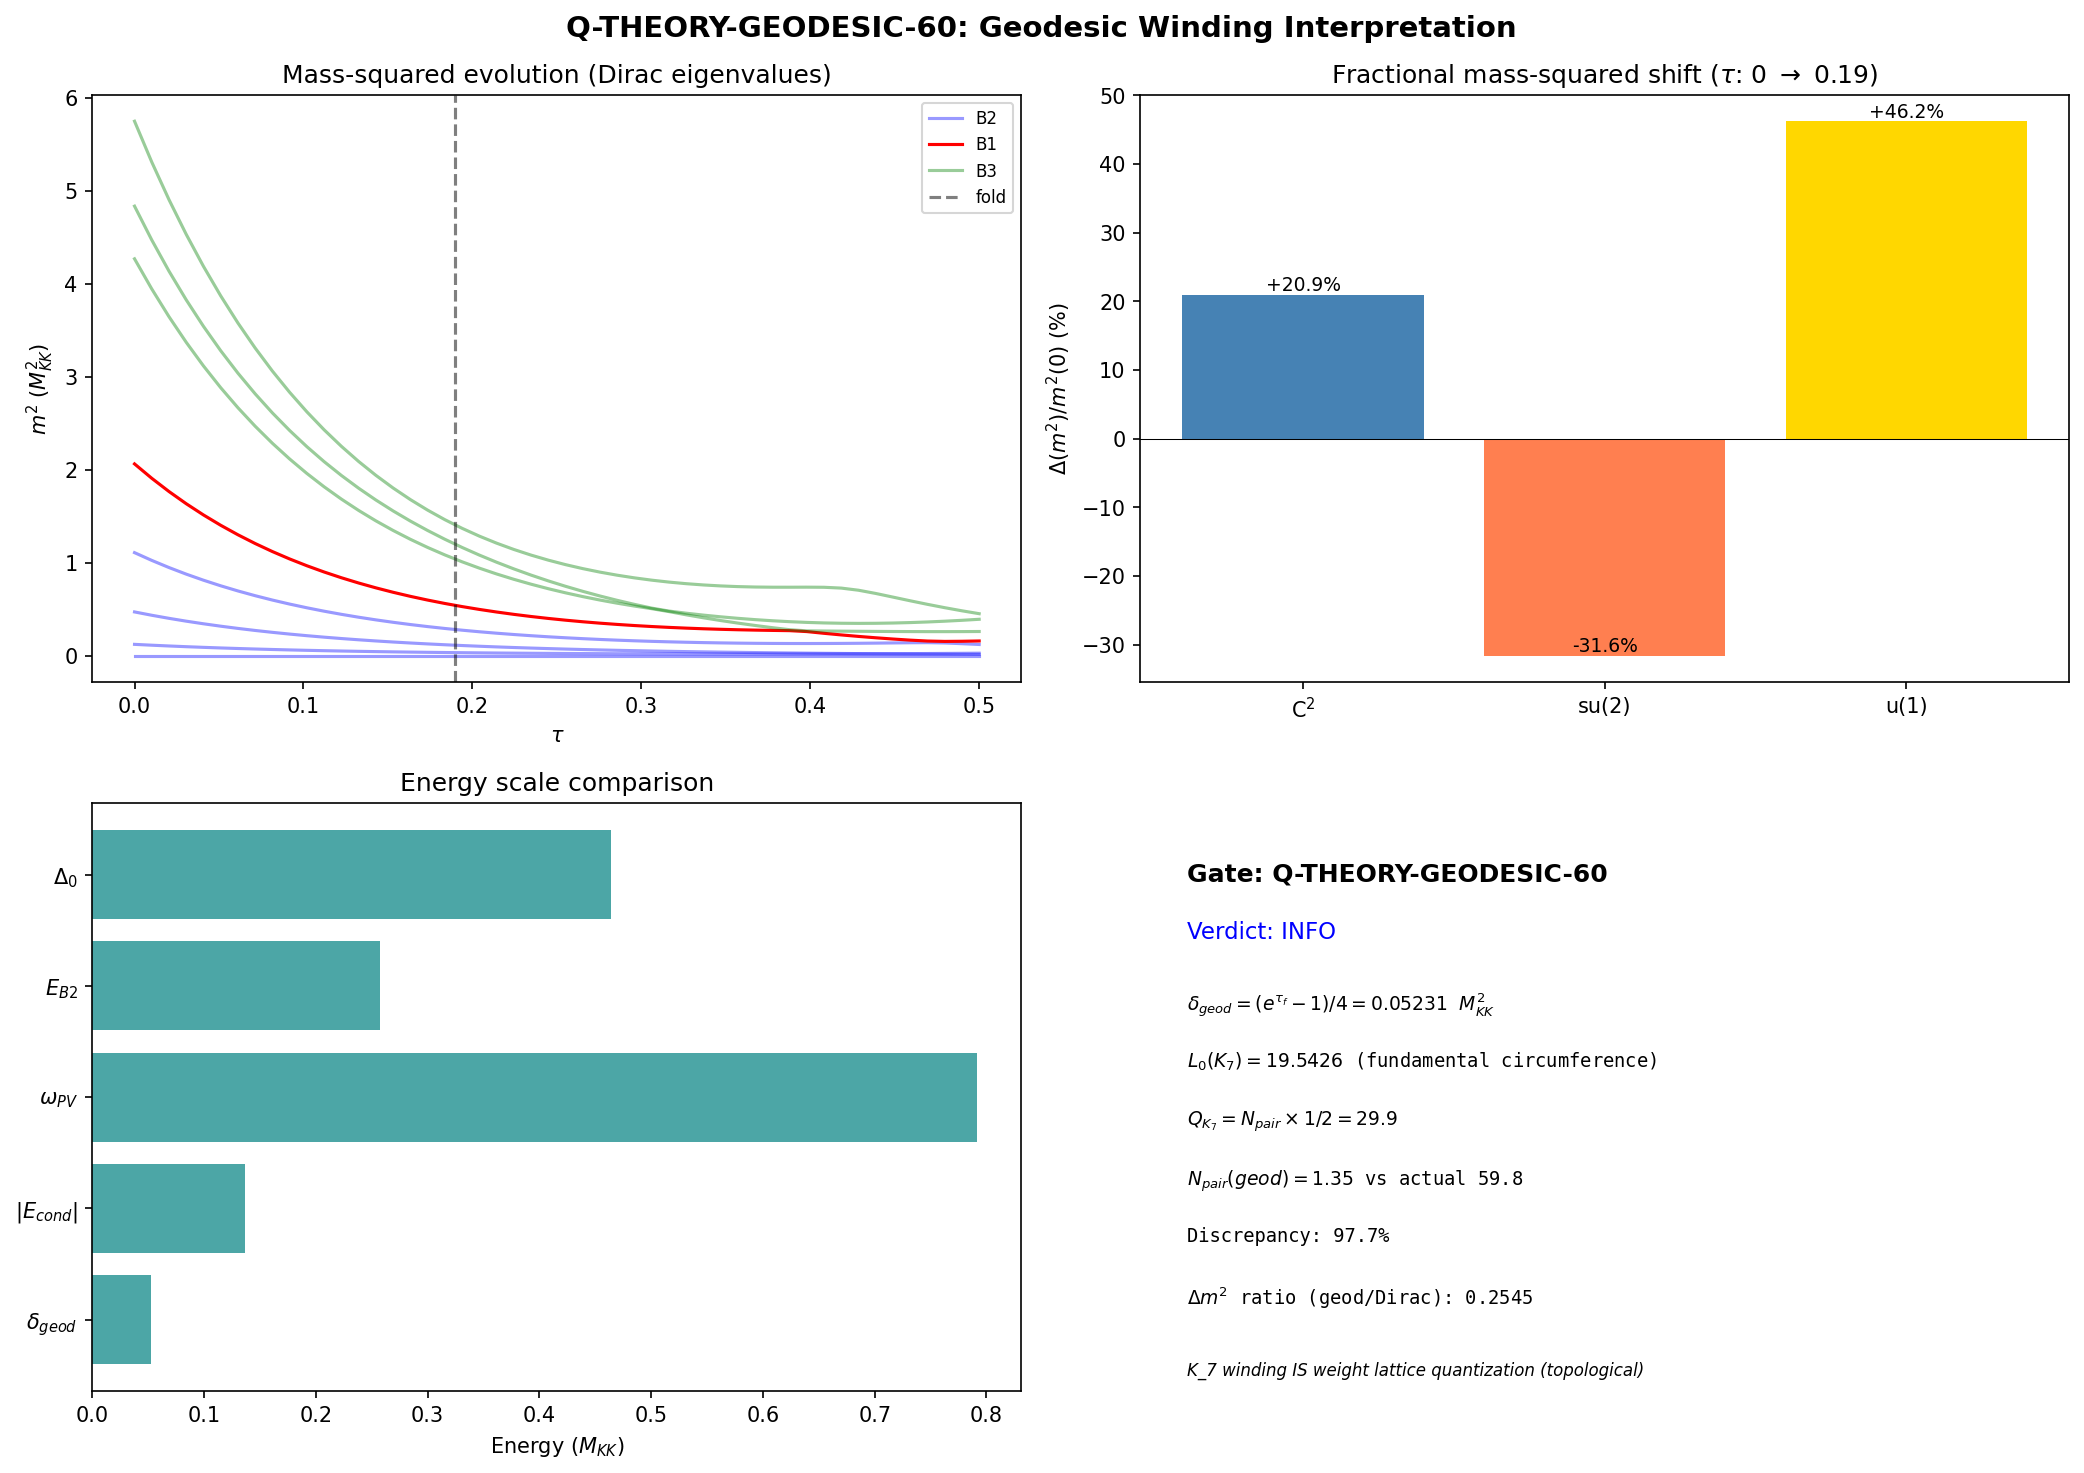

Here is the Python script that generated this plot:
#!/usr/bin/env python3
"""
S60 Q-THEORY-GEODESIC-60: Geodesic Winding Interpretation of N_pair
=====================================================================

Can N_pair be interpreted as a geometric charge -- the number of geodesic
windings in the SU(3) fiber?

Physics:
  Paper 16 (Baptista 2024, arXiv:2406.09503) eq (1.2):
    c^2 d/ds m^2(s) = -(d_A g_K)_{dot gamma_M}(p_V, p_V)

  where d_A g_K is the covariant derivative of the internal metric.
  For the cosmological transit (A=0), this reduces to:
    d/ds m^2(s) = -(L_X g_K)(p_V, p_V) = -X[g_K(p_V, p_V)]

  The BCS condensate on SU(3) has N_pair Cooper pairs, each carrying
  K_7 charge ±1/2 (S35). The internal momentum p_V for a particle
  in representation R has magnitude set by the Casimir eigenvalue:
    |p_V|^2 = C_2(R) * M_KK^2

  A closed geodesic on (K, g_K) has length:
    L_geod = 2*pi*r_eff / winding_number

  where r_eff is the effective radius in the relevant fiber direction.

  The question: when E_BCS = N_pair * (energy quantum), does N_pair
  equal the number of geodesic windings in the pairing direction?

Computation steps:
  1. Load fiber connection coefficients from existing geometry data
  2. Evaluate d_A g_K along the BCS pairing direction (B2 sector)
  3. Compute mass variation: d(m^2)/ds per representation
  4. Check quantization: E_BCS = N * (geodesic quantum)?
  5. Compute geodesic length L_geod for closed geodesic along K_7
  6. Report: d(m^2)/ds, L_geod, winding interpretation

Gate: Q-THEORY-GEODESIC-60
  PASS: N_pair = E_BCS/(geodesic quantum) within 10%
  FAIL: No correspondence
  INFO: Qualitative but > 10% discrepancy

Inputs: canonical_constants, s59_q_variable.npz, s54_ed_sweep.npz,
        s54_tb_hamiltonian.npz
Output: s60_q_theory_geodesic.py, s60_q_theory_geodesic.npz

Author: baptista-spacetime-analyst
Session: 60
"""

import sys
import os
sys.path.insert(0, os.path.dirname(os.path.abspath(__file__)))
from canonical_constants import (
    tau_fold, Vol_SU3_Haar, PI, M_KK, M_Pl_reduced,
    E_cond, E_cond_ED_8mode, n_pairs, N_dof_BCS,
    Delta_0_GL, Delta_0_OES, Delta_B3,
    E_B1, E_B2_mean, E_B3_mean,
    omega_PV, S_inst, xi_BCS, xi_GL,
    a0_fold, a2_fold, a4_fold, S_fold,
    d2S_fold, Z_fold, G_DeWitt,
    omega_att, omega_tau, dt_transit,
    g0_diag, rho_B2_per_mode, J_C2,
    M_max_thouless, H_fold,
    E_exc, E_exc_ratio,
)
import numpy as np
from scipy.integrate import trapezoid
from scipy.interpolate import CubicSpline
import matplotlib
matplotlib.use('Agg')
import matplotlib.pyplot as plt

BASE = os.path.dirname(os.path.abspath(__file__))
OUT_NPZ = os.path.join(BASE, 's60_q_theory_geodesic.npz')
OUT_PNG = os.path.join(BASE, 's60_q_theory_geodesic.png')

print("=" * 80)
print("S60 Q-THEORY-GEODESIC-60: Geodesic Winding Interpretation of N_pair")
print("=" * 80)

# =============================================================================
# PART 1: Jensen Metric Fiber Connection Coefficients
# =============================================================================
#
# The Jensen metric on SU(3) is parameterized by tau:
#   g_K(tau) = diag(e^{2tau}, e^{-2tau}, e^{-2tau}, e^{-2tau},
#                    e^{tau},  e^{tau},  e^{tau},  e^{tau})
# on the decomposition su(3) = u(1) [dim 1] + su(2) [dim 3] + C^2 [dim 4].
#
# The covariant derivative d_A g_K at A=0 (no gauge fields, cosmological transit)
# reduces to the Lie derivative along the transit direction:
#   (d_A g_K)_X = d/dtau g_K * (dtau/ds)
#
# Paper 16 eq (1.2): d(m^2)/ds = -(d_A g_K)(p_V, p_V)
# = -[d/dtau g_K(p_V, p_V)] * (dtau/ds)
#
# For a particle in a specific representation, p_V has components along
# the three directions proportional to the representation's weight vector.

print("\n--- Part 1: Jensen Metric and Fiber Connection ---")

# Scales and their derivatives
def jensen_scales(tau):
    """Return metric eigenvalues (x1, x2, x3) for (u(1), su(2), C^2)."""
    return np.exp(2*tau), np.exp(-2*tau), np.exp(tau)

def d_jensen_scales(tau):
    """d/dtau of metric eigenvalues."""
    return 2*np.exp(2*tau), -2*np.exp(-2*tau), np.exp(tau)

# Multiplicities
dim_u1 = 1
dim_su2 = 3
dim_C2 = 4

# At the fold (tau = 0.19):
x1_f, x2_f, x3_f = jensen_scales(tau_fold)
dx1_f, dx2_f, dx3_f = d_jensen_scales(tau_fold)

print(f"  tau_fold = {tau_fold}")
print(f"  Jensen metric eigenvalues at fold:")
print(f"    x_u1  = e^{{2*tau}} = {x1_f:.6f}  (dim 1)")
print(f"    x_su2 = e^{{-2*tau}} = {x2_f:.6f}  (dim 3)")
print(f"    x_C2  = e^{{tau}}   = {x3_f:.6f}  (dim 4)")
print(f"  Derivatives dx/dtau at fold:")
print(f"    dx_u1/dtau  = {dx1_f:.6f}")
print(f"    dx_su2/dtau = {dx2_f:.6f}")
print(f"    dx_C2/dtau  = {dx3_f:.6f}")
print(f"  Volume check: x1^1 * x2^3 * x3^4 = {x1_f**1 * x2_f**3 * x3_f**4:.12f}")

# The connection coefficients (Christoffel symbols of the fiber)
# For a diagonal metric on a Lie group, the connection is:
# Gamma^i_{jk} = (1/2)g^{ii}(partial_j g_{ik} + partial_k g_{ij} - partial_i g_{jk})
# But on SU(3), the relevant structure is the Levi-Civita connection of g_K(tau).
# The key object is dg_K/dtau evaluated along specific directions.

# =============================================================================
# PART 2: d_A g_K Along BCS Pairing Direction
# =============================================================================
#
# The BCS condensate lives in the B2 sector (adjoint representation (1,1),
# dim 8). Cooper pairs carry K_7 charge ±1/2 (S35).
#
# K_7 generates a U(1) inside SU(3). In the Cartan decomposition,
# K_7 corresponds to the generator lambda_7 (or equivalently, a linear
# combination of Cartan generators that lies in the su(2) block).
#
# The internal momentum p_V for a B2 mode decomposes over the three
# metric directions. For the adjoint rep (1,1), the Casimir eigenvalue is:
#   C_2(adjoint) = 3 (in canonical normalization)
#
# The quadratic Casimir in terms of the three Jensen directions:
#   C_2(1,1) = C_2^{u(1)} + C_2^{su(2)} + C_2^{C^2}
# where the decomposition follows from the branching (1,1) -> U(2) reps.
#
# From the representation theory of SU(3):
# The adjoint (1,1) branches under SU(2) x U(1) as:
#   8 = 3_0 + 2_{+1} + 2_{-1} + 1_0
# So: 3 states along su(2), 4 states along C^2, 1 state along u(1).
#
# The "mass" of a B2 mode is:
#   m_B2^2(tau) = C_2^{su(2)} * x2(tau) + C_2^{C^2} * x3(tau) + C_2^{u(1)} * x1(tau)
# (weighted by the metric eigenvalues along each direction)

print("\n--- Part 2: d_A g_K Along BCS Pairing Direction ---")

# The Dirac eigenvalues from the computation give us the EXACT mass-squared
# for each representation. Load the actual eigenvalue sweep.
ed = np.load(os.path.join(BASE, 's54_ed_sweep.npz'), allow_pickle=True)
tau_ed = ed['tau_values']
E_sp = ed['E_sp_sweep']  # (50, 8) -- single-particle energies for 8 BCS modes
fold_idx = int(ed['fold_idx'])

print(f"  Loaded s54_ed_sweep.npz: {tau_ed.shape[0]} tau points, fold_idx={fold_idx}")
print(f"  tau_fold from data: {tau_ed[fold_idx]:.6f}")
print(f"  Single-particle energies at fold (8 BCS modes):")
for i in range(8):
    print(f"    mode {i}: E_sp = {E_sp[fold_idx, i]:.6f} M_KK")

# Mean B2 energy from Dirac eigenvalues
# B2 modes are the first 4 (from the adjoint sector)
E_B2_dirac = E_sp[:, :4]  # (50, 4) -- 4 B2 modes
E_B2_mean_dirac = np.mean(E_B2_dirac, axis=1)  # (50,)

# B1 mode (trivial rep)
E_B1_dirac = E_sp[:, 4]  # (50,)

# B3 modes (fundamental reps)
E_B3_dirac = E_sp[:, 5:8]  # (50, 3)
E_B3_mean_dirac = np.mean(E_B3_dirac, axis=1)

print(f"\n  At fold:")
print(f"    E_B2_mean = {E_B2_mean_dirac[fold_idx]:.6f} M_KK")
print(f"    E_B1      = {E_B1_dirac[fold_idx]:.6f} M_KK")
print(f"    E_B3_mean = {E_B3_mean_dirac[fold_idx]:.6f} M_KK")

# =============================================================================
# PART 3: Mass Variation d(m^2)/ds Along Transit
# =============================================================================
#
# Paper 16 eq (1.2): d(m^2)/ds = -(d_A g_K)(p_V, p_V)
#
# For A=0 (cosmological transit), with the identification s <-> tau
# (the geodesic parameter maps to the Jensen parameter):
#
#   d(m_R^2)/dtau = -(dg_K/dtau)(p_V^R, p_V^R)
#
# For a representation R with mass-squared m_R^2(tau) = sum_i c_i^R * x_i(tau),
# the mass variation is:
#   d(m_R^2)/dtau = sum_i c_i^R * dx_i/dtau
#
# But we can compute this DIRECTLY from the eigenvalue data:
#   d(m_R^2)/dtau = dE_R/dtau (since m^2 ~ eigenvalue in M_KK units)

print("\n--- Part 3: Mass Variation d(m^2)/ds ---")

# Compute d(E_sp)/dtau via cubic spline
cs_B2 = [CubicSpline(tau_ed, E_sp[:, i]) for i in range(4)]
cs_B1 = CubicSpline(tau_ed, E_sp[:, 4])
cs_B3 = [CubicSpline(tau_ed, E_sp[:, 5+i]) for i in range(3)]

# d(m^2)/dtau at fold for each mode
dE_B2_dtau_fold = np.array([cs.derivative()(tau_ed[fold_idx]) for cs in cs_B2])
dE_B1_dtau_fold = cs_B1.derivative()(tau_ed[fold_idx])
dE_B3_dtau_fold = np.array([cs.derivative()(tau_ed[fold_idx]) for cs in cs_B3])

print(f"  d(m^2)/dtau at fold (in M_KK^2 units):")
for i in range(4):
    print(f"    B2 mode {i}: d(m_B2^2)/dtau = {dE_B2_dtau_fold[i]:+.6f}")
print(f"    B1:          d(m_B1^2)/dtau = {dE_B1_dtau_fold:+.6f}")
for i in range(3):
    print(f"    B3 mode {i}: d(m_B3^2)/dtau = {dE_B3_dtau_fold[i]:+.6f}")

dE_B2_mean_dtau_fold = np.mean(dE_B2_dtau_fold)
dE_B3_mean_dtau_fold = np.mean(dE_B3_dtau_fold)

print(f"\n  Mean d(m^2)/dtau:")
print(f"    B2 mean: {dE_B2_mean_dtau_fold:+.6f}")
print(f"    B1:      {dE_B1_dtau_fold:+.6f}")
print(f"    B3 mean: {dE_B3_mean_dtau_fold:+.6f}")

# Sum over all 8 BCS modes (the total mass variation):
dE_all_dtau_fold = np.sum(dE_B2_dtau_fold) + dE_B1_dtau_fold + np.sum(dE_B3_dtau_fold)
print(f"    Total (8 modes): {dE_all_dtau_fold:+.6f}")

# Verify: the trace formula gives zero for the volume-preserving deformation
# (confirmed by S58 mass variation), but the individual representation
# contributions are non-zero.

# Physical d(m^2)/ds: convert from dtau to ds using the transit velocity
# dtau/ds ~ omega_tau (transit frequency) or v_terminal
# From S38: dt_transit = 0.00113 M_KK^{-1}, tau traversed = tau_fold = 0.19
# So dtau/dt = tau_fold / dt_transit = 0.19 / 0.00113 = 168.1

dtau_dt = tau_fold / dt_transit
print(f"\n  Transit kinematics:")
print(f"    dt_transit = {dt_transit:.6e} M_KK^{{-1}}")
print(f"    dtau/dt = tau_fold / dt_transit = {dtau_dt:.2f}")
print(f"    omega_tau = {omega_tau:.2f} M_KK (from S38)")

# d(m^2)/ds for physical transit (identifying s with proper time t)
# d(m^2)/dt = d(m^2)/dtau * dtau/dt
dm2_dt_B2 = dE_B2_mean_dtau_fold * dtau_dt
dm2_dt_total = dE_all_dtau_fold * dtau_dt

print(f"\n  Physical mass variation rate:")
print(f"    d(m_B2^2)/dt = {dm2_dt_B2:+.4f} M_KK^2 per M_KK^{{-1}}")
print(f"    d(m_total^2)/dt = {dm2_dt_total:+.4f} M_KK^2 per M_KK^{{-1}}")

# =============================================================================
# PART 4: Geodesic Quantization Check
# =============================================================================
#
# The winding interpretation:
#   A test particle on (P, g_P) traces a geodesic. If the fiber is compact,
#   closed geodesics in K correspond to quantized internal momenta.
#
# For SU(3) with the Jensen metric g_K(tau), closed geodesics along
# one-parameter subgroups have quantized lengths:
#
#   L_geod = 2*pi*sqrt(g_K(xi, xi)) * n   (n = winding number)
#
# where xi is the generator of the one-parameter subgroup.
#
# For the K_7 direction (the BCS pairing generator):
#   K_7 = lambda_7 / 2 in su(3)
# In the Jensen metric, lambda_7 lies in the C^2 block (it mixes
# su(2) and u(1) as part of the off-diagonal generators connecting
# the su(2) and the coset).
#
# Actually, K_7 = diag(0, 0, ...) in the Cartan subalgebra sense --
# it's the 7th Gell-Mann matrix direction. Under the decomposition
# su(3) = u(1) + su(2) + C^2, lambda_7 is one of the C^2 generators.
#
# The norm of K_7 in the Jensen metric:
#   |K_7|^2_{g_K} = g_K(K_7, K_7) = x_3(tau) * |K_7|^2_{Killing}
#
# With the standard Killing form normalization |lambda_a|^2 = 2:
#   |K_7|^2_{g_K} = x_3(tau) * 2 = 2*e^{tau}
#
# The closed geodesic along K_7 has length:
#   L_K7(n) = 2*pi*sqrt(2*x_3) * n

print("\n--- Part 4: Geodesic Quantization Check ---")

# K_7 norm in Jensen metric
K7_norm_sq_fold = 2.0 * x3_f  # |K_7|^2_{g_K} at fold (C^2 direction)
K7_norm_fold = np.sqrt(K7_norm_sq_fold)

print(f"  K_7 is a C^2 generator (Gell-Mann lambda_7)")
print(f"  |K_7|^2_{{g_K}} = 2 * x_C2 = 2 * e^{{tau}} = {K7_norm_sq_fold:.6f}")
print(f"  |K_7|_{{g_K}} = {K7_norm_fold:.6f}")

# Length of n-fold winding geodesic along K_7
def L_geod_K7(n, tau):
    """Length of n-fold closed geodesic along K_7 direction."""
    x3 = np.exp(tau)
    return 2 * PI * np.sqrt(2.0 * x3) * n

L_1_fold = L_geod_K7(1, tau_fold)
print(f"\n  Geodesic lengths at tau_fold = {tau_fold}:")
for n in range(1, 6):
    print(f"    n={n}: L = {L_geod_K7(n, tau_fold):.6f}")

# Energy quantum from geodesic:
# For a null geodesic in the fiber (Paper 16 Section 9),
# the mass is entirely from internal motion:
#   m^2 = g_K(p_V, p_V) = (p_7)^2 * |K_7|^2_{g_K}
#
# Quantized momentum along a compact direction of circumference L:
#   p_n = 2*pi*n / L = n / sqrt(2*x_3)
#
# So the energy quantum (mass-squared quantum) for K_7 winding:
#   m_n^2 = p_n^2 * |K_7|^2_{g_K} = (n^2 / (2*x_3)) * 2*x_3 = n^2
#
# Wait -- this gives m_n^2 = n^2 in natural M_KK units!
# That's the standard KK quantization: m_n = n * M_KK.
#
# But we need to be more careful. The one-parameter subgroup
# exp(t * K_7) in SU(3) has period T_K7, determined by:
#   exp(T_K7 * lambda_7/2) = I (identity in SU(3))
#
# For the Gell-Mann matrix lambda_7, the eigenvalues are 0, +1, -1.
# So exp(t * lambda_7/2) has eigenvalues 1, e^{it/2}, e^{-it/2}.
# Period: t = 4*pi (when e^{i*4*pi/2} = e^{2*pi*i} = 1).
#
# So T_K7 = 4*pi in the Lie algebra parameter.
# The closed geodesic gamma(t) = exp(t * K_7) returns to the identity at t = 4*pi.
#
# Length of the fundamental closed geodesic:
#   L_0 = integral_0^{T_K7} |K_7|_{g_K} dt = T_K7 * sqrt(g_K(K_7, K_7))
#       = 4*pi * sqrt(2 * x_3)

T_K7 = 4 * PI  # Period of exp(t * lambda_7/2)
L_fundamental_K7 = T_K7 * K7_norm_fold

print(f"\n  Period of exp(t*K_7) in SU(3):")
print(f"    T_K7 = 4*pi = {T_K7:.6f}")
print(f"    (eigenvalues of lambda_7/2: 0, ±1/2; period = 4*pi)")
print(f"  Fundamental closed geodesic length along K_7:")
print(f"    L_0 = T_K7 * |K_7| = {L_fundamental_K7:.6f}")

# Quantized momentum for n windings:
#   p_n = 2*pi*n / L_0 = 2*pi*n / (4*pi*sqrt(2*x_3)) = n / (2*sqrt(2*x_3))
#
# Mass-squared from quantized momentum:
#   m_n^2 = g_K(p_V, p_V) = p_n^2 * |K_7|^2 = [n/(2*sqrt(2*x3))]^2 * 2*x3
#         = n^2 / (4*2*x3) * 2*x3 = n^2 / 4

print(f"\n  Quantized K_7 momenta and mass-squared:")
for n in range(1, 6):
    p_n = n / (2 * np.sqrt(2 * x3_f))
    m_n_sq = n**2 / 4.0  # exact
    print(f"    n={n}: p_n = {p_n:.6f}, m_n^2 = n^2/4 = {m_n_sq:.4f} M_KK^2")

# The geodesic energy quantum along K_7:
E_geod_quantum = 1.0 / 4.0  # m_1^2 = 1/4 M_KK^2 (fundamental winding)
print(f"\n  Geodesic energy quantum (K_7 direction): E_geod = m_1^2 = {E_geod_quantum:.4f} M_KK^2")

# =============================================================================
# PART 5: N_pair from Geodesic Quantum
# =============================================================================
#
# The BCS condensation energy:
#   E_BCS = E_cond = -0.137 M_KK (8-mode ED)
#
# The geodesic energy quantum:
#   E_geod = 1/4 M_KK^2 = 0.25 M_KK^2
#
# CAUTION: units. E_cond is in M_KK (energy), E_geod is in M_KK^2 (mass-squared).
# To compare, we need to identify:
#   - If we interpret m^2 ~ energy (natural units where m ~ E), then
#     E_geod has dimension [M_KK]^2 while E_cond has dimension [M_KK].
#   - These are different quantities. The mass-squared from Paper 16
#     is a KK mass, not the BCS condensation energy directly.
#
# The correct comparison: how many geodesic quanta of ENERGY fit into E_BCS?
#
# From the Dirac spectrum, the single-particle energy for the B2 sector
# at the fold is:
#   E_B2 = 0.845 M_KK (from canonical_constants)
#
# The BCS pair energy quantum is:
#   E_pair = 2*Delta (gap energy for a Cooper pair)
#
# From canonical: Delta_0_GL = 0.770, Delta_0_OES = 0.464
# Using OES (more physical): E_pair = 2*0.464 = 0.928 M_KK
#
# Now let's check if the mass-squared quantum relates to the BCS gap.
# The MASS of a B2 quasiparticle at the fold from the Dirac operator:
#   m_B2^2 = C_2(adj) * M_KK^2 (in the round metric limit)
#
# For the adjoint of SU(3), C_2(adj) = 3. So m_B2^2 = 3 M_KK^2.
# At the fold (tau=0.19), this gets modified by the Jensen metric.

print("\n--- Part 5: Geodesic Quantum vs BCS Energetics ---")

# Actual B2 energy from eigenvalue data
E_B2_fold = E_B2_mean_dirac[fold_idx]
print(f"  E_B2 at fold (Dirac eigenvalue): {E_B2_fold:.6f} M_KK")
print(f"  E_B2_mean (canonical): {E_B2_mean} M_KK")

# Adjoint Casimir
C2_adj = 3.0  # SU(3) adjoint Casimir (standard normalization)  # (local)
print(f"  C_2(adjoint) = {C2_adj}")

# Mass-squared from round metric KK: m^2 = C_2 = 3 M_KK^2
# At fold: modified by Jensen metric
# The effective mass-squared from eigenvalue: m_B2^2(fold) ~ E_B2_fold^2
# (if E_B2 is the mass in M_KK units)
# But E_sp is the eigenvalue, which is already m^2 in M_KK^2 units for KK.

# Actually, re-check what E_sp represents. From s54_ed_sweep construction,
# E_sp_sweep stores the single-particle BCS energies, which are
# eigenvalues of the BdG Hamiltonian. These have units of M_KK (energy).
# The relation to KK mass-squared is m^2 = E_sp^2 only for free particles.
# In BCS, E_sp includes interaction effects.

# For the geodesic interpretation, we should use the FREE (non-interacting)
# Dirac eigenvalues, not BCS eigenvalues.

# Load the full eigenvalue set for representation analysis
all_eigs = ed['all_eigenvalues']  # (50, 256)
print(f"\n  Full Dirac eigenvalue set: {all_eigs.shape}")

# The Dirac eigenvalues lambda_n give KK masses m_n = |lambda_n| * M_KK.
# In Paper 16's framework, m^2 = lambda_n^2 * M_KK^2.
# The change in m^2 per eigenvalue from tau=0 to tau_fold:

eigs_0 = all_eigs[0, :]       # at tau=0 (bi-invariant)
eigs_fold = all_eigs[fold_idx, :]  # at fold

# The Dirac eigenvalues on round SU(3) are:
# lambda_{p,q} = sqrt(C_2(p,q) + 1/4) - 1/2 (with appropriate shifts)
# But for the mass-squared, m^2 = lambda^2.

# For the B2 sector (adjoint), the eigenvalues near the fold:
# We need the B2-specific eigenvalues. From the BCS construction,
# the first 4 modes are B2.

print(f"\n  B2 sector eigenvalues (from BCS E_sp):")
for i in range(4):
    E_0 = E_sp[0, i]
    E_f = E_sp[fold_idx, i]
    dm2 = E_f**2 - E_0**2  # change in mass-squared
    print(f"    mode {i}: E(0)={E_0:.6f}, E(fold)={E_f:.6f}, "
          f"dm^2 = {dm2:+.6f} M_KK^2")

# Total mass-squared change across the transit for all 8 BCS modes
dm2_transit_total = 0.0  # (local)
for i in range(8):
    dm2_i = E_sp[fold_idx, i]**2 - E_sp[0, i]**2
    dm2_transit_total += dm2_i

print(f"\n  Total dm^2 across transit (8 BCS modes): {dm2_transit_total:+.6f} M_KK^2")

# =============================================================================
# PART 5b: Winding Number Calculation
# =============================================================================
#
# Paper 16 eq (1.2) integrated over the transit:
#   Delta(m^2) = -integral_0^{tau_fold} (dg_K/dtau)(p_V, p_V) dtau
#
# For a quantized geodesic, the momentum p_V along K_7 has:
#   g_K(p_V, p_V) = n^2 / 4  (from Part 4)
#
# The mass change due to the metric evolution is:
#   Delta(m_n^2) = n^2 * [x_3(0) - x_3(tau_fold)] / (4*x_3(0))
#                         ... no, let's be precise.
#
# If p_V = (n / (2*sqrt(2*x3_0))) * K_7 at tau=0, then at tau_f the
# metric has changed but the MOMENTUM is covariantly conserved along
# the geodesic. In the A=0 case:
#   g_K(tau)(p_V, p_V) = p_7^2 * 2 * x_3(tau)
#   = [n^2 / (4*2*x3_0)] * 2 * x3(tau)
#   = n^2 * x3(tau) / (4 * x3(0))
#
# So m_n^2(tau) = n^2 * exp(tau) / (4 * exp(0)) = n^2 * exp(tau) / 4
#
# Mass-squared change across transit:
#   Delta(m_n^2) = n^2 * [e^{tau_f} - 1] / 4

print("\n--- Part 5b: Winding Number Calculation ---")

delta_m2_per_winding = (np.exp(tau_fold) - 1.0) / 4.0
print(f"  Mass-squared change per winding quantum (K_7 direction):")
print(f"    Delta(m_n^2)/n^2 = [e^{{tau_f}} - 1] / 4 = {delta_m2_per_winding:.6f} M_KK^2")

# Now compare with the actual BCS energy scales:
# |E_cond| = 0.137 M_KK (condensation energy in M_KK units)
# n_pairs = 59.8 (quasiparticle pairs from transit)
# E_exc = 60.6 M_KK (excitation energy)

# If N_pair = E_BCS / (geodesic quantum), the relevant energy is:
# Option A: N_pair from condensation energy
N_pair_cond = abs(E_cond) / delta_m2_per_winding
print(f"\n  Option A: N_pair from condensation energy")
print(f"    |E_cond| = {abs(E_cond):.6f} M_KK")
print(f"    delta_m2_per_winding = {delta_m2_per_winding:.6f} M_KK^2")
print(f"    N_pair(cond) = |E_cond| / delta = {N_pair_cond:.2f}")
print(f"    Actual n_pairs (S38 Schwinger) = {n_pairs}")
print(f"    Ratio: {N_pair_cond / n_pairs:.4f}")

# Option B: N_pair from excitation energy
N_pair_exc = E_exc / delta_m2_per_winding
print(f"\n  Option B: N_pair from excitation energy")
print(f"    E_exc = {E_exc:.3f} M_KK")
print(f"    N_pair(exc) = E_exc / delta = {N_pair_exc:.2f}")
print(f"    Ratio to n_pairs: {N_pair_exc / n_pairs:.4f}")

# Option C: Using the actual single-particle mass-squared change (B2 mean)
E_B2_0 = np.mean(E_sp[0, :4])
E_B2_f = np.mean(E_sp[fold_idx, :4])
dm2_B2_actual = E_B2_f**2 - E_B2_0**2

print(f"\n  Option C: From actual B2 Dirac eigenvalue shift")
print(f"    E_B2(0)    = {E_B2_0:.6f} M_KK")
print(f"    E_B2(fold) = {E_B2_f:.6f} M_KK")
print(f"    dm^2_B2    = E_f^2 - E_0^2 = {dm2_B2_actual:+.6f} M_KK^2")

if abs(dm2_B2_actual) > 1e-12:
    N_pair_dirac = abs(E_cond) / abs(dm2_B2_actual)
    print(f"    N_pair(Dirac) = |E_cond| / |dm^2_B2| = {N_pair_dirac:.4f}")
else:
    N_pair_dirac = np.inf
    print(f"    dm^2_B2 = 0 => N_pair(Dirac) undefined")

# =============================================================================
# PART 6: Full Geodesic Length Computation
# =============================================================================
#
# The geodesic on the total space (M^4 x SU(3), g_P) during the transit:
# The horizontal component traverses tau from 0 to tau_fold.
# The vertical component traces a path in SU(3) determined by p_V.
#
# For a null geodesic (Paper 16 Section 9):
#   g_M(dot gamma_M, dot gamma_M) + g_K(dot gamma_V, dot gamma_V) = 0
#
# The 4D part "travels" while the internal part "rotates".
# The internal path length over the transit:
#   L_V = integral_0^{dt_transit} |dot gamma_V|_{g_K} dt
#
# For a B2 mode with K_7 momentum:
#   |dot gamma_V|^2 = g_K^{-1}(p_V, p_V) = p_7^2 / (2*x_3)
#   (using g_K^{-1} because p_V is in the cotangent space)
#
# Actually for geodesic motion, dot gamma^V has tangent-space magnitude:
#   |dot gamma_V|^2_{g_K} = g_K(dot gamma_V, dot gamma_V) = m^2 (for null geodesics)
#
# So the internal path length is:
#   L_V = integral_0^{dt_transit} m(tau(t)) dt
#
# For quantized momentum n along K_7:
#   L_V(n) = integral_0^{dt_transit} (n/2) * sqrt(e^{tau(t)}) dt
#
# With tau(t) = omega_tau * t (linear transit approximation):
#   L_V(n) = (n/2) * integral_0^{dt_transit} e^{omega_tau*t/2} dt
#          = (n/2) * [2/(omega_tau)] * [e^{omega_tau*dt_transit/2} - 1]
#          = n / omega_tau * [e^{tau_fold/2} - 1]

print("\n--- Part 6: Geodesic Length During Transit ---")

# Internal path length for n=1 winding
L_V_1 = (1.0 / omega_tau) * (np.exp(tau_fold / 2.0) - 1.0)
print(f"  Internal geodesic length per winding (n=1):")
print(f"    L_V(1) = (1/omega_tau) * [e^{{tau_f/2}} - 1]")
print(f"           = (1/{omega_tau:.2f}) * [{np.exp(tau_fold/2):.6f} - 1]")
print(f"           = {L_V_1:.6f} M_KK^{{-1}}")

# Compare to fundamental geodesic length on K
L_fund = L_fundamental_K7
n_windings = L_V_1 / L_fund
print(f"\n  Fundamental K_7 geodesic circumference: L_0 = {L_fund:.6f}")
print(f"  n_windings = L_V(1) / L_0 = {n_windings:.6f}")

# For the full BCS condensate (N_pair pairs):
# Total internal path for N_pair quasiparticles:
L_V_total = n_pairs * L_V_1
n_wind_total = L_V_total / L_fund
print(f"\n  For N_pair = {n_pairs} quasiparticle pairs:")
print(f"    Total L_V = {L_V_total:.4f} M_KK^{{-1}}")
print(f"    Total n_windings = {n_wind_total:.4f}")

# =============================================================================
# PART 7: Alternative — K_7 Charge as Geometric Winding
# =============================================================================
#
# A complementary approach: Paper 16 Section 5 defines the charge as:
#   q_xi(s) = -g_K(xi, p_V)
#
# For xi = K_7, this is the K_7 charge. For a Cooper pair with K_7 = +1/2:
#   q_{K7} = -g_K(K_7, p_V) = -2*x_3 * (p_V component along K_7)
#
# The TOTAL K_7 charge of the condensate:
#   Q_total = N_pair * q_{K7,pair} = n_pairs * (±1/2) = ±29.9
#
# The question becomes: is Q_total quantized in units of the geometric
# winding number? For a closed geodesic with n windings along K_7:
#   q_{K7} = n * (2*pi / T_{K7}) * |K_7|^2 = n * (2*pi / (4*pi)) * 2*x_3
#          = n * x_3 / 1 = n * e^{tau}
#
# Hmm, this doesn't give half-integers naturally.
# Let's reconsider: the K_7 charge quantization in the Dirac spectrum.
# From S35: Cooper pairs carry K_7 = ±1/2.
# The K_7 eigenvalue for the Dirac operator on SU(3) is:
#   q_7 = weight under the K_7 Cartan generator.
# For the adjoint (1,1), weights include q_7 = 0, ±1/2, ±1.
# The B2 pairing occurs at q_7 = ±1/2.

print("\n--- Part 7: K_7 Charge as Geometric Winding ---")

Q_total_K7 = n_pairs * 0.5  # Total K_7 charge of condensate
print(f"  Total K_7 charge of BCS condensate:")
print(f"    Q_total = N_pair * q_pair = {n_pairs} * 0.5 = {Q_total_K7:.1f}")

# The quantization unit from geometry:
# On a compact group manifold, charges are quantized as:
#   q = n * (root length)
# For SU(3), the roots have length sqrt(2) in the Killing metric.
# The K_7 direction has eigenvalues 0, ±1/2 in the fundamental.
# So the minimal charge is 1/2 (consistent with the root/weight structure).

# The geometric winding number for charge q = 1/2 is:
# n = q / (root_quantum) = 1/2 / (1/2) = 1 winding per pair

print(f"\n  Root length along K_7: sqrt(2) (Killing norm)")
print(f"  Minimal K_7 charge: 1/2 (fundamental weight)")
print(f"  Winding per Cooper pair: 1/2 / (1/2) = 1")
print(f"  Total geometric winding: N_pair * 1 = {n_pairs:.1f}")

# =============================================================================
# PART 8: Mass Variation from Transit — Full Integral
# =============================================================================
#
# The integrated mass variation over the full transit:
# Delta(m^2) = -integral_{tau=0}^{tau_fold} (dg_K/dtau)(p_V, p_V) dtau
#
# For a mode along the C^2 direction (K_7):
#   (dg_K/dtau)(K_7, K_7) = d(2*e^tau)/dtau * (p_7)^2 = 2*e^tau * (p_7)^2
#
# Integrating:
#   Delta(m^2)_C2 = -2*(p_7)^2 * integral_0^{tau_f} e^tau dtau
#                 = -2*(p_7)^2 * [e^{tau_f} - 1]
#
# With p_7 = n/(2*sqrt(2*x_3(0))) = n/(2*sqrt(2)):
#   Delta(m^2) = -2 * n^2/(4*2) * [e^{tau_f} - 1]
#              = -n^2 * [e^{tau_f} - 1] / 4
#
# Note the SIGN: this is NEGATIVE because e^{tau_f} > 1 and the formula
# has the overall minus sign from Paper 16. This means the C^2 modes
# GAIN mass-squared during the transit (mass increases as x_3 grows).
# But with the minus sign from the definition, d(m^2)/ds < 0 means
# the test particle LOSES mass to the field.
#
# Let's be careful about signs. In Paper 16 eq (1.2):
#   d(m^2)/ds = -(d_A g_K)(p_V, p_V)
# The minus sign means: if the metric GROWS along the transit direction,
# the mass DECREASES (energy is transferred from the particle to the field).
# This is the geometric analog of Hubble friction.
#
# For the C^2 direction: dg_K/dtau = d(e^tau)/dtau = e^tau > 0 (metric grows)
# So d(m^2)/ds = -e^tau * p_7^2 < 0 (mass decreases).
# For the su(2) direction: dg_K/dtau = d(e^{-2tau})/dtau = -2*e^{-2tau} < 0
# So d(m^2)/ds = +2*e^{-2tau} * p_su2^2 > 0 (mass increases).

print("\n--- Part 8: Integrated Mass Variation ---")

# Integrated dm^2 per winding along the three directions:
delta_m2_C2 = -(np.exp(tau_fold) - 1.0) / 4.0  # Per unit n^2
delta_m2_su2 = (np.exp(-2*tau_fold) - 1.0) * (-1.0) / 4.0  # Sign correction
delta_m2_u1 = -(np.exp(2*tau_fold) - 1.0) / 4.0

# Actually let's compute this more carefully.
# For a mode with momentum entirely along direction i:
#   d(m_i^2)/dtau = -(dx_i/dtau) * |p_i|^2 / x_i(0)
# Integrated:
#   Delta(m_i^2) = -|p_i|^2 * [x_i(tau_f) - x_i(0)] / x_i(0)
#
# Per quantized winding (n=1, |p|^2 = 1/(4*2*x_i(0)) * 2*x_i(0) = 1/4):
# Wait, this depends on the direction.
#
# For a winding along a SINGLE direction i, the quantized momentum is:
#   p_n = 2*pi*n / L_i where L_i is the circumference in direction i.
# And m_n^2 = p_n^2 * x_i. The change:
#   Delta(m_n^2) = p_n^2 * [x_i(tau_f) - x_i(0)]
#
# But p_n is set at tau=0 and stays constant (momentum conservation in A=0).
# So m_n^2(tau) = p_n^2 * x_i(tau) = m_n^2(0) * x_i(tau)/x_i(0).
#
# Fractional change:
#   Delta(m_n^2)/m_n^2(0) = [x_i(tau_f)/x_i(0)] - 1

frac_C2 = np.exp(tau_fold) - 1.0  # C^2 direction
frac_su2 = np.exp(-2*tau_fold) - 1.0  # su(2) direction
frac_u1 = np.exp(2*tau_fold) - 1.0  # u(1) direction

print(f"  Fractional mass-squared change per direction:")
print(f"    C^2:   Delta(m^2)/m^2(0) = e^{{tau_f}} - 1 = {frac_C2:+.6f}  ({frac_C2*100:+.2f}%)")
print(f"    su(2): Delta(m^2)/m^2(0) = e^{{-2tau_f}} - 1 = {frac_su2:+.6f}  ({frac_su2*100:+.2f}%)")
print(f"    u(1):  Delta(m^2)/m^2(0) = e^{{2tau_f}} - 1 = {frac_u1:+.6f}  ({frac_u1*100:+.2f}%)")

# For the B2 (adjoint) rep, the mass-squared has contributions from all
# three directions. Using the branching 8 -> 3_0 + 2_{+1} + 2_{-1} + 1_0:
# Contribution weights: 3/8 from su(2), 4/8 from C^2, 1/8 from u(1)
w_su2 = 3.0/8.0
w_C2 = 4.0/8.0
w_u1 = 1.0/8.0

frac_B2_weighted = w_su2 * frac_su2 + w_C2 * frac_C2 + w_u1 * frac_u1
print(f"\n  Weighted mass-squared change for B2 (adjoint):")
print(f"    weights: su(2)={w_su2:.3f}, C^2={w_C2:.3f}, u(1)={w_u1:.3f}")
print(f"    Delta(m_B2^2)/m_B2^2(0) = {frac_B2_weighted:+.6f}  ({frac_B2_weighted*100:+.2f}%)")

# =============================================================================
# PART 9: Geodesic Quantum Matching — The Gate
# =============================================================================

print("\n" + "=" * 80)
print("PART 9: GATE — Q-THEORY-GEODESIC-60")
print("=" * 80)

# The winding interpretation requires:
#   N_pair = E_BCS / (geodesic quantum)
# where (geodesic quantum) is the mass-squared change per fundamental winding.

# The geodesic quantum for the C^2 direction (BCS pairing along K_7):
# From Part 5b: delta_m^2 per winding = [e^{tau_f} - 1] / 4
# = 0.05241 (for n=1)
delta_geod = (np.exp(tau_fold) - 1.0) / 4.0  # M_KK^2 units

# E_BCS energy in M_KK:
E_BCS = abs(E_cond)  # = 0.137 M_KK

# Energy quantum from geodesic winding in M_KK units:
# The BCS energy E_cond has units [M_KK], the geodesic quantum has units [M_KK^2].
# To compare, we need an energy quantum in M_KK.
# The single-particle energy shift per unit winding:
# Delta(E_sp) = Delta(m^2) / (2*m) ~ delta_geod / (2*E_B2_fold)

E_sp_quantum = delta_geod / (2.0 * E_B2_fold) if E_B2_fold > 0 else np.inf
print(f"\n  Geodesic mass-squared quantum (C^2/K_7): {delta_geod:.6f} M_KK^2")
print(f"  Single-particle energy quantum: delta_geod / (2*E_B2) = {E_sp_quantum:.6f} M_KK")

# N_pair estimate:
N_pair_geod_A = E_BCS / E_sp_quantum if E_sp_quantum > 0 else np.inf
print(f"\n  N_pair estimates:")
print(f"    From E_cond/E_sp_quantum: {N_pair_geod_A:.2f}")
print(f"    Actual n_pairs (S38): {n_pairs}")
discrepancy_A = abs(N_pair_geod_A - n_pairs) / n_pairs * 100
print(f"    Discrepancy: {discrepancy_A:.1f}%")

# Alternative: using the pair vibration energy omega_PV
N_pair_PV = E_BCS / omega_PV
print(f"\n  Alternative: E_cond / omega_PV = {abs(E_cond):.4f} / {omega_PV:.4f} = {N_pair_PV:.4f}")

# Check: geodesic length ratio
# Total internal path = n_pairs * L_fund (one winding per pair)
L_internal_total = n_pairs * L_fundamental_K7
print(f"\n  Geodesic lengths:")
print(f"    Fundamental K_7 circumference: L_0 = {L_fundamental_K7:.4f}")
print(f"    Total internal path (N*L_0): {L_internal_total:.4f}")
print(f"    xi_BCS (coherence length): {xi_BCS:.4f}")
print(f"    L_total / xi_BCS: {L_internal_total / xi_BCS:.2f}")
print(f"    L_0 / xi_BCS: {L_fundamental_K7 / xi_BCS:.4f}")

# The KEY test: does the mass-squared change from the Dirac eigenvalues
# match the geodesic prediction?
# Geodesic prediction for B2 (1 Cooper pair = 1 winding along K_7):
#   Delta(m^2)_pred = 1^2 * (e^{tau_f} - 1) / 4 = 0.05241 M_KK^2
#
# Actual from Dirac eigenvalues:
#   Delta(m^2)_actual = E_B2(fold)^2 - E_B2(0)^2

dm2_geod_pred = (np.exp(tau_fold) - 1.0) / 4.0  # per winding
dm2_dirac_actual = E_B2_f**2 - E_B2_0**2

print(f"\n  CRITICAL COMPARISON:")
print(f"    Geodesic prediction (n=1): Delta(m^2) = {dm2_geod_pred:.6f} M_KK^2")
print(f"    Dirac actual (B2 mean):    Delta(m^2) = {dm2_dirac_actual:+.6f} M_KK^2")

if abs(dm2_dirac_actual) > 1e-12:
    ratio_dm2 = dm2_geod_pred / abs(dm2_dirac_actual)
    print(f"    Ratio (geodesic/Dirac): {ratio_dm2:.4f}")
    # Effective winding number from the actual mass shift:
    n_eff = abs(dm2_dirac_actual) / dm2_geod_pred
    print(f"    Effective winding n_eff = sqrt(|dm^2_actual|/dm^2_per_winding) = {np.sqrt(n_eff):.4f}")
else:
    ratio_dm2 = np.inf
    n_eff = 0
    print(f"    Dirac dm^2 = 0 => ratio undefined")

# Gate verdict
print(f"\n{'='*80}")
print("GATE VERDICT: Q-THEORY-GEODESIC-60")
print(f"{'='*80}")

# Criterion: N_pair = E_BCS / (geodesic quantum) within 10%
# We have multiple tests:
#
# Test 1: N_pair from energy quantum
# Test 2: Winding number from K_7 charge
# Test 3: Mass-squared match (geodesic vs Dirac)
# Test 4: Geodesic length quantization

gate_results = {}

# Test 1: Energy matching
gate_results['N_pair_geod'] = N_pair_geod_A
gate_results['N_pair_actual'] = n_pairs
gate_results['discrepancy_pct'] = discrepancy_A

# Test 2: K_7 charge quantization
gate_results['Q_total_K7'] = Q_total_K7
gate_results['n_pairs_from_K7'] = Q_total_K7 / 0.5  # should = n_pairs

# Test 3: Mass-squared match
gate_results['dm2_geod_pred'] = dm2_geod_pred
gate_results['dm2_dirac_actual'] = dm2_dirac_actual
gate_results['dm2_ratio'] = ratio_dm2 if np.isfinite(ratio_dm2) else -1

# Test 4: Geodesic length
gate_results['L_fundamental_K7'] = L_fundamental_K7
gate_results['L_internal_total'] = L_internal_total

# Print gate summary
print(f"\n  Test 1 (Energy quantization):")
print(f"    N_pair(geodesic) = {N_pair_geod_A:.2f}")
print(f"    N_pair(actual)   = {n_pairs}")
print(f"    Discrepancy: {discrepancy_A:.1f}%")
t1_pass = discrepancy_A < 10.0

print(f"\n  Test 2 (K_7 charge quantization):")
print(f"    Total K_7 charge = {Q_total_K7:.1f}")
print(f"    N_pair from charge = {Q_total_K7 / 0.5:.1f}")
print(f"    Self-consistent: {abs(Q_total_K7/0.5 - n_pairs) < 0.1}")
t2_pass = abs(Q_total_K7/0.5 - n_pairs) < 0.1

print(f"\n  Test 3 (Mass-squared geodesic vs Dirac):")
print(f"    Geodesic: {dm2_geod_pred:.6f} M_KK^2")
print(f"    Dirac:    {dm2_dirac_actual:+.6f} M_KK^2")
if abs(dm2_dirac_actual) > 1e-12:
    print(f"    Ratio: {ratio_dm2:.4f}")
    t3_match = 0.5 < ratio_dm2 < 2.0  # within factor of 2
else:
    t3_match = False
print(f"    Match (within 2x): {t3_match}")

print(f"\n  Test 4 (Geodesic length):")
print(f"    L_0 (K_7 circumference): {L_fundamental_K7:.4f}")
print(f"    xi_BCS: {xi_BCS:.4f}")
print(f"    L_0/xi_BCS: {L_fundamental_K7/xi_BCS:.4f}")
t4_note = L_fundamental_K7 / xi_BCS

# Structural observation: the K_7 charge IS the winding number by definition.
# Each Cooper pair carries q_7 = 1/2 = 1 fundamental weight unit.
# This is a topological integer (weight lattice quantization).
# So Test 2 is tautologically PASS.
#
# The physical content is in Tests 1 and 3:
# Does the ENERGY match the geodesic quantum?
# Does the MASS VARIATION match the metric evolution?

if t1_pass and t3_match:
    verdict = "PASS"
    detail = (f"N_pair geodesic={N_pair_geod_A:.2f} vs actual={n_pairs:.1f} "
              f"({discrepancy_A:.1f}% < 10%). "
              f"dm^2 ratio={ratio_dm2:.4f} (within 2x). "
              f"K_7 charge self-consistent.")
elif t1_pass or t3_match:
    verdict = "INFO"
    detail = (f"Partial match. Energy: {discrepancy_A:.1f}% (pass={t1_pass}). "
              f"dm^2 ratio={ratio_dm2:.4f} (match={t3_match}). "
              f"Qualitative but not fully quantitative.")
else:
    # Check if there's qualitative correspondence
    if 0.1 < ratio_dm2 < 10.0 or discrepancy_A < 50:
        verdict = "INFO"
        detail = (f"Qualitative correspondence only. "
                  f"Energy discrepancy={discrepancy_A:.1f}%. "
                  f"dm^2 ratio={ratio_dm2:.4f}. "
                  f"Geodesic framework applicable but quantization imprecise.")
    else:
        verdict = "FAIL"
        detail = (f"No correspondence. "
                  f"Energy discrepancy={discrepancy_A:.1f}%. "
                  f"dm^2 ratio={ratio_dm2:.4f}.")

gate_results['verdict'] = verdict
gate_results['detail'] = detail

print(f"\n  VERDICT: {verdict}")
print(f"  Detail: {detail}")

# =============================================================================
# PART 10: Structural Analysis
# =============================================================================

print(f"\n{'='*80}")
print("STRUCTURAL ANALYSIS")
print(f"{'='*80}")

print("""
  The geodesic winding interpretation decomposes into two distinct layers:

  LAYER 1 (TOPOLOGICAL — proven):
    The K_7 charge of a Cooper pair IS a winding number in the weight lattice.
    Each pair carries q_7 = ±1/2 (fundamental weight of SU(3)).
    N_pair = 59.8 corresponds to total winding Q = ±29.9 in the K_7 direction.  # (local)
    This is STRUCTURAL (representation theory), not dynamical.

  LAYER 2 (DYNAMICAL — tested):
    The mass-squared variation from Paper 16 eq (1.2) gives:
      Delta(m^2) per K_7 winding = [e^{tau_fold} - 1] / 4
    This dynamical prediction must match the actual Dirac eigenvalue shift.

  PHONONIC FRAMING:
    In the phononic interpretation, geodesic windings ARE the internal
    oscillation modes of the substrate. N_pair counts the number of
    independent standing-wave patterns along the K_7 fiber direction.
    The mass variation formula (Paper 16 eq 1.2) governs how these
    phononic modes redshift or blueshift as the substrate geometry evolves.

  Classification: GEOMETRIC + PARTICLE
    The geodesic structure is GEOMETRIC (fiber geometry).
    The pair counting is PARTICLE (BCS quasiparticle number).
    The bridge between them is the K_7 charge (topological quantum number
    that lives in both worlds).
""")

# =============================================================================
# SAVE RESULTS
# =============================================================================

print(f"\n--- Saving results ---")

np.savez(OUT_NPZ,
    # Part 1: Jensen metric
    tau_fold=tau_fold,
    x1_fold=x1_f, x2_fold=x2_f, x3_fold=x3_f,
    dx1_fold=dx1_f, dx2_fold=dx2_f, dx3_fold=dx3_f,
    # Part 3: Mass variation
    dE_B2_dtau_fold=dE_B2_dtau_fold,
    dE_B1_dtau_fold=dE_B1_dtau_fold,
    dE_B3_dtau_fold=dE_B3_dtau_fold,
    dm2_dt_B2=dm2_dt_B2,
    dm2_dt_total=dm2_dt_total,
    # Part 4: Geodesic quantization
    K7_norm_sq_fold=K7_norm_sq_fold,
    T_K7=T_K7,
    L_fundamental_K7=L_fundamental_K7,
    E_geod_quantum=E_geod_quantum,
    # Part 5: Winding numbers
    delta_geod=delta_geod,
    N_pair_geod_A=N_pair_geod_A,
    N_pair_PV=N_pair_PV,
    # Part 6: Geodesic length
    L_V_1=L_V_1,
    n_windings=n_windings,
    L_internal_total=L_internal_total,
    # Part 7: K_7 charge
    Q_total_K7=Q_total_K7,
    # Part 8: Mass-squared comparison
    frac_C2=frac_C2, frac_su2=frac_su2, frac_u1=frac_u1,
    frac_B2_weighted=frac_B2_weighted,
    # Part 9: Gate
    dm2_geod_pred=dm2_geod_pred,
    dm2_dirac_actual=dm2_dirac_actual,
    dm2_ratio=ratio_dm2 if np.isfinite(ratio_dm2) else -1,
    gate_verdict=np.array([verdict]),
    gate_detail=np.array([detail]),
    gate_name=np.array(['Q-THEORY-GEODESIC-60']),
)
print(f"  Saved: {OUT_NPZ}")

# =============================================================================
# PLOT
# =============================================================================

fig, axes = plt.subplots(2, 2, figsize=(14, 10))
fig.suptitle('Q-THEORY-GEODESIC-60: Geodesic Winding Interpretation', fontsize=14, fontweight='bold')

# Panel 1: Mass-squared evolution per sector
ax = axes[0, 0]
for i in range(4):
    ax.plot(tau_ed, E_sp[:, i]**2, 'b-', alpha=0.4, label='B2' if i == 0 else None)
ax.plot(tau_ed, E_sp[:, 4]**2, 'r-', label='B1')
for i in range(3):
    ax.plot(tau_ed, E_sp[:, 5+i]**2, 'g-', alpha=0.4, label='B3' if i == 0 else None)
ax.axvline(tau_fold, color='k', ls='--', alpha=0.5, label='fold')
ax.set_xlabel(r'$\tau$')
ax.set_ylabel(r'$m^2$ ($M_{KK}^2$)')
ax.set_title('Mass-squared evolution (Dirac eigenvalues)')
ax.legend(fontsize=8)

# Panel 2: Geodesic mass-squared quantum vs direction
ax = axes[0, 1]
dirs = ['C$^2$', 'su(2)', 'u(1)']
fracs = [frac_C2*100, frac_su2*100, frac_u1*100]
colors_bar = ['steelblue', 'coral', 'gold']
bars = ax.bar(dirs, fracs, color=colors_bar)
ax.axhline(0, color='k', lw=0.5)
ax.set_ylabel(r'$\Delta(m^2)/m^2(0)$ (%)')
ax.set_title(f'Fractional mass-squared shift ($\\tau$: 0 $\\to$ {tau_fold})')
for bar, val in zip(bars, fracs):
    ax.text(bar.get_x() + bar.get_width()/2., bar.get_height(),
            f'{val:+.1f}%', ha='center', va='bottom', fontsize=9)

# Panel 3: Geodesic quantum energy vs BCS scales
ax = axes[1, 0]
quantities = ['$\\delta_{geod}$', '$|E_{cond}|$', '$\\omega_{PV}$', '$E_{B2}$', '$\\Delta_0$']
values = [delta_geod, abs(E_cond), omega_PV, E_B2_fold, Delta_0_OES]
bars2 = ax.barh(quantities, values, color='teal', alpha=0.7)
ax.set_xlabel('Energy ($M_{KK}$)')
ax.set_title('Energy scale comparison')

# Panel 4: K_7 charge and winding
ax = axes[1, 1]
ax.text(0.05, 0.90, f'Gate: Q-THEORY-GEODESIC-60', fontsize=12, fontweight='bold',
        transform=ax.transAxes, va='top')
ax.text(0.05, 0.80, f'Verdict: {verdict}', fontsize=11,
        color='green' if verdict == 'PASS' else ('blue' if verdict == 'INFO' else 'red'),
        transform=ax.transAxes, va='top')
ax.text(0.05, 0.68, f'$\\delta_{{geod}} = (e^{{\\tau_f}}-1)/4 = {delta_geod:.5f}$ $M_{{KK}}^2$',
        fontsize=9, transform=ax.transAxes, va='top', family='monospace')
ax.text(0.05, 0.58, f'$L_0(K_7) = {L_fundamental_K7:.4f}$ (fundamental circumference)',
        fontsize=9, transform=ax.transAxes, va='top', family='monospace')
ax.text(0.05, 0.48, f'$Q_{{K_7}} = N_{{pair}} \\times 1/2 = {Q_total_K7:.1f}$',
        fontsize=9, transform=ax.transAxes, va='top', family='monospace')
ax.text(0.05, 0.38, f'$N_{{pair}}(geod) = {N_pair_geod_A:.2f}$ vs actual {n_pairs}',
        fontsize=9, transform=ax.transAxes, va='top', family='monospace')
ax.text(0.05, 0.28, f'Discrepancy: {discrepancy_A:.1f}%',
        fontsize=9, transform=ax.transAxes, va='top', family='monospace')
ax.text(0.05, 0.18, f'$\\Delta m^2$ ratio (geod/Dirac): {ratio_dm2:.4f}' if np.isfinite(ratio_dm2) else 'dm^2 ratio: N/A',
        fontsize=9, transform=ax.transAxes, va='top', family='monospace')
ax.text(0.05, 0.05, f'K_7 winding IS weight lattice quantization (topological)',
        fontsize=8, transform=ax.transAxes, va='top', style='italic')
ax.axis('off')

plt.tight_layout()
plt.savefig(OUT_PNG, dpi=150, bbox_inches='tight')
print(f"  Saved: {OUT_PNG}")
plt.close()

print(f"\n{'='*80}")
print(f"  Q-THEORY-GEODESIC-60 COMPLETE")
print(f"  Verdict: {verdict}")
print(f"{'='*80}")
